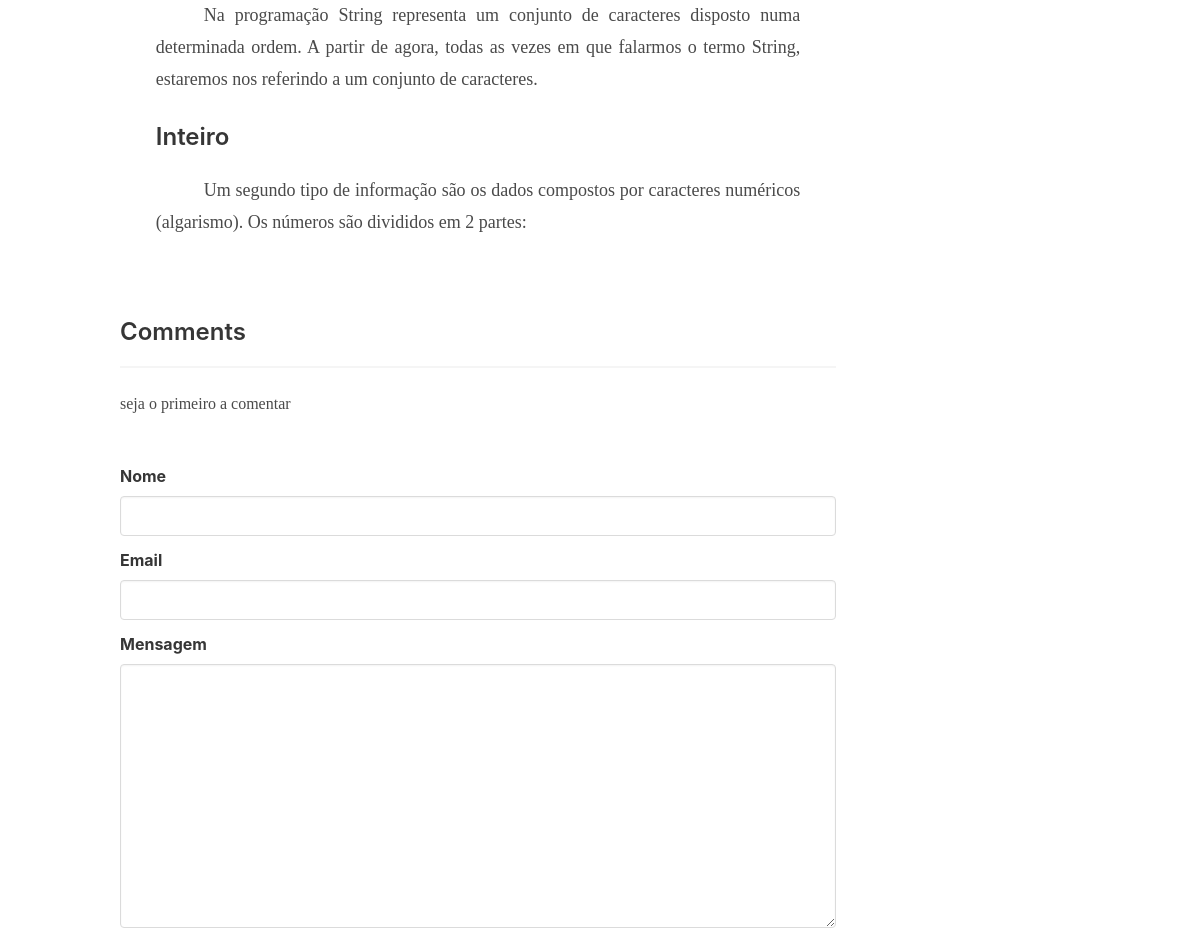
Page /article/4 (middle part) on the earlier database version.
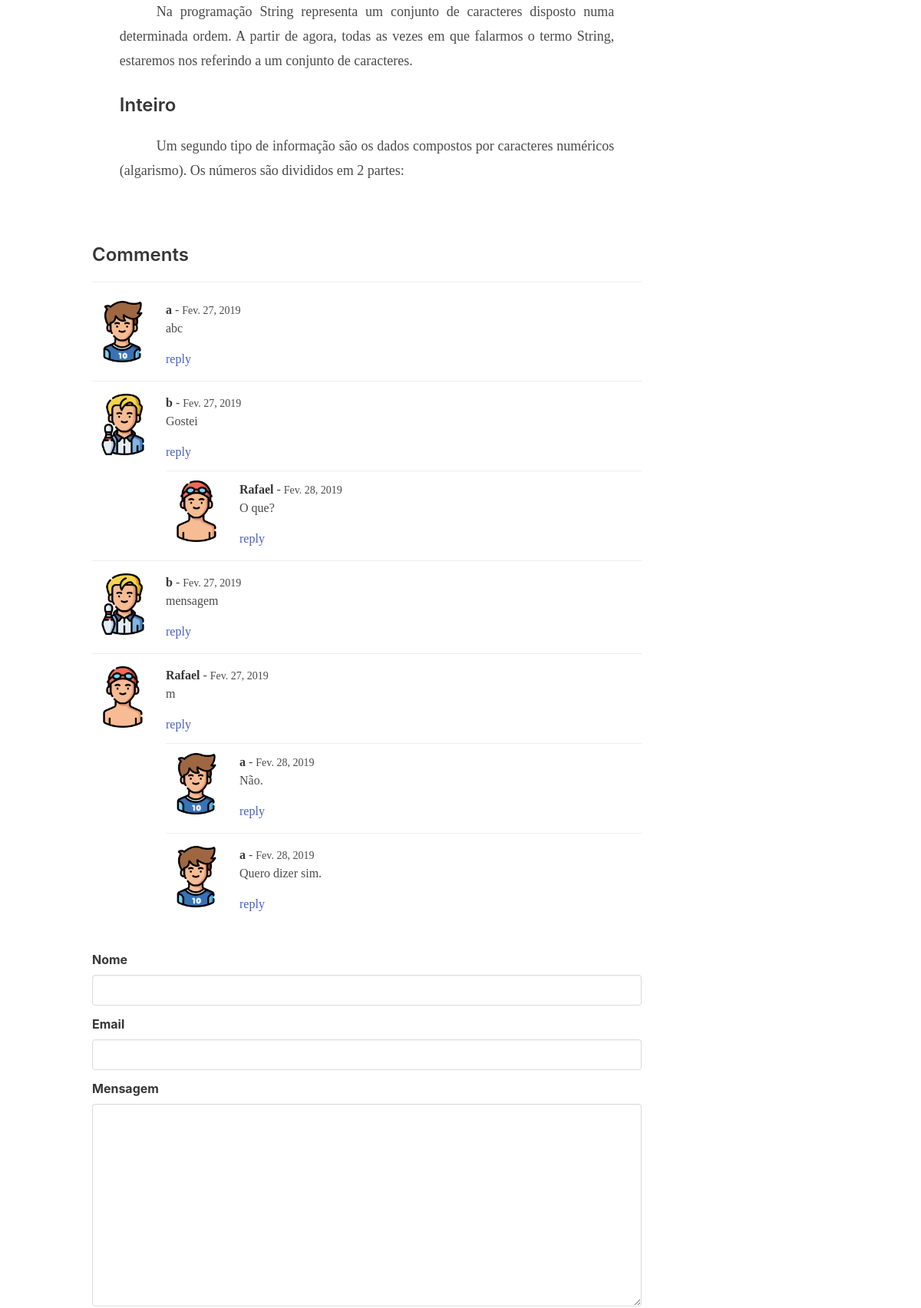
Same page on the later database version.
### user/models.py (models this page shows, shortened)
class Article(models.Model):
    deleted = models.BooleanField(default=True)
    title = models.CharField(max_length=100, unique=True)
    published = models.DateTimeField()
    num_comments = models.IntegerField(default=0)
    views = models.IntegerField(default=0)
    text = models.TextField()
    image = models.ImageField()
    tags = models.ManyToManyField(Tag, blank=True,
                                  related_name="tags")
    category = models.ForeignKey(Category, blank=True, null=True,
                                 related_name="category",
                                 on_delete=models.SET_NULL)

class Comment(models.Model):
    article = models.ForeignKey(Article, on_delete=models.CASCADE,
                                related_name="article")
    user = models.ForeignKey(User, on_delete=models.CASCADE,
                             related_name="user_id")
    comment = models.TextField()
    published = models.DateField(default="2019-02-28")

class User(models.Model):
    name = models.CharField(max_length=70)
    email = models.EmailField()
    image = models.ImageField()

class Reply(models.Model):
    user = models.ForeignKey(User, on_delete=models.CASCADE,
                             default=None,
                             related_name="replies")
    comment_id = models.ForeignKey(Comment, on_delete=models.CASCADE,
                                   related_name="comment_parent")
    comment = models.TextField()
    published = models.DateField(default="2019-02-28")

### user/views.py (the view)
# urls.py: path('article/<int:id>', views.article, name='article'),
def article(request, id):
    try:
        article = models.Article.objects.get(pk=id)
    except ObjectDoesNotExist:
        raise Http404
    article.views += 1
    article.save()
    categories = models.Category.objects.all()
    tags = models.Tag.objects.all()
    comments = models.Comment.objects.filter(article__exact=article.id)
    related_articles = models.Article.objects\
                                     .filter(category__exact=article.category)\
                                     .exclude(id__exact=article.id)
    context = {
        'article': article,
        'categories': categories,
        'tags': tags,
        'related_articles': related_articles,
        'comments': comments,
        'form': forms.NotifyForm(),
        'form_comment': forms.CommentForm(initial={'article': article.id,
                                                   'replay': 0}),
    }
    return render(request, 'user/article.html', context)

### user/forms.py (shortened to what this page needs)
class NotifyForm(forms.Form):
    attrs = {'class': 'input', 'placeholder': 'email'}
    email = forms.EmailField(widget=forms.EmailInput(attrs=attrs))

class CommentForm(forms.Form):
    from .models import Article, Comment
    attrs = {'class': 'input'}
    name = forms.CharField(label='Nome',
                           max_length=70,
                           widget=forms.TextInput(attrs=attrs))
    email = forms.CharField(label='Email',
                            max_length=100,
                            widget=forms.EmailInput(attrs=attrs))
    message = forms.CharField(label='Mensagem',
                              widget=forms.Textarea(attrs={'class': 'textarea'}))
    article = forms.CharField(widget=forms.HiddenInput())
    reply = forms.CharField(widget=forms.HiddenInput())

### user/models.py (called while the page is built)
    @property
    def num_articles(self):
        return self.category.count()

    def __str__(self):
        return f"{self.name}"

### user/templates/user/article.html (shortened to what this page needs)
{% extends 'user/base.html' %}
{% load static %}
{% block styles %}
<link rel="stylesheet" href="{% static 'css/read.css' %}" />
{% endblock %}
{% block content %}
<main class="column is-three-quarters-desktop is-12-tablet">
    <article class="post">
        <div class="content has-text-justified">
            {{article.text|safe}}
        </div>
    </article>
    <article class="comments">
        <div class="header">
            <h3 class="title is-4">Comments</h3>
            <hr />
        </div>
        <div class="messages">
            {% for comment in comments %}
            <article class="media">
                <figure class="media-left">
                    <p class="image">
                        <img src="{{comment.user.image.url}}">
                    </p>
                </figure>
                <div class="media-content">
                    <div class="content">
                        <p>
                            <strong>{{comment.user.name}}</strong> - <small>{{comment.published}}</small>
                            <br>
                            {{comment.comment}}
                        </p>
                        <p>
                            <a onclick="reply({{comment.id}});">reply</a>
                        </p>
                    </div>
                    {% for comment in comment.comment_parent.all %}
                    <article class="media">
                        <figure class="media-left">
                            <p class="image">
                                <img src="{{comment.user.image.url}}">
                            </p>
                        </figure>
                        <div class="media-content">
                            <div class="content">
                                <p>
                                    <strong>{{comment.user.name}}</strong> - <small>{{comment.published}}</small>
                                    <br>
                                    {{comment.comment}}
                                </p>
                                <p>
                                    <a onclick="reply({{comment.id}});">reply</a>
                                </p>
                            </div>
                        </div>
                    </article>
                    {% endfor %}
                </div>
            </article>
            {% empty %}
            <p>seja o primeiro a comentar</p>
            {% endfor %}
        </div>
        <div class="comment-form">
            <form method="POST" id="form_comment">
                {% for field in form_comment.visible_fields %}
                <div class="field">
                    <label class="label">
                        {{field.label}}
                    </label>
                    <div class="control">
                        {{field}}
                    </div>
                </div>
                {% endfor %}
            </form>
        </div>
    </article>
</main>
{% endblock %}

### user/templates/user/base.html (shortened to what this page needs)
{% load static %}
<!DOCTYPE html>
<html lang="pt-br" dir="ltr">
<head>
        <link rel="stylesheet" href="https://cdnjs.cloudflare.com/ajax/libs/bulma/0.7.4/css/bulma.min.css">
        <link rel="stylesheet" href="{% static 'css/main.css' %}" />
        {% block styles %}{% endblock %}
</head>
<body>
        <div class="container">
            <div class="container blog-posts">
                <section class="columns is-multiline is-variable is-2">
                    {% block content %} {% endblock %}
                    {% include 'user/aside.html' %}
                </section>
            </div>
        </div>
</body>
</html>

### user/templates/user/aside.html (shortened to what this page needs)
<aside class="column">
</aside>

### user/static/css/main.css (style rules this page uses)
p { font-family: font-text; }
.header { padding-top: 7rem; padding-bottom: 7rem; }

### user/static/css/read.css (style rules this page uses)
.post { width: 90%; margin: 0 auto; margin-bottom: 5em; }
.post .content { max-width: 800px; margin: 0 auto; font-size: 18px; }
.post p { line-height: 2rem; text-indent: 3rem; }
.comments .title { margin-bottom: 0.9em; }
.comments hr { margin-top: 0; }
.comments .header { margin: 3em auto 0; padding: 0; }
.comments .image img { width: 80px; height: 80px; }
.comment-form { margin-top: 3em; margin-bottom: 5em; }

Differences in the rows shown:
added Comment: user.image (picture), user.name "a", published "Fev. 27, 2019", comment "abc"
added Comment: user.image (picture), user.name "b", published "Fev. 27, 2019", comment "Gostei"
added Reply: user.image (picture), user.name "Rafael", published "Fev. 28, 2019", comment "O que?", shown under "b"
added Comment: user.image (picture), user.name "b", published "Fev. 27, 2019", comment "mensagem"
added Comment: user.image (picture), user.name "Rafael", published "Fev. 27, 2019", comment "m"
added Reply: user.image (picture), user.name "a", published "Fev. 28, 2019", comment "Não.", shown under "Rafael"
added Reply: user.image (picture), user.name "a", published "Fev. 28, 2019", comment "Quero dizer sim.", shown under "Rafael"
Other differences:
text no longer shown: "seja o primeiro a comentar"
